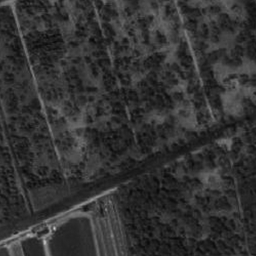
#> input picture data/opt1.png, 256 x 256 px, found by its file name
$ python showsift.py
#> lines starting #> are read from the running program, lines starting #| are printed output that depends on the picture
import csvfile as csvfile
import cv2
import numpy as np
import matplotlib.pyplot as plt
import os
from os import getcwd
from sklearn.decomposition import PCA
from sklearn.preprocessing import StandardScaler
import csv

'''
SIFT特征的生成一般包括以下几个步骤：
（1） 构建尺度空间，检测极值点，获得尺度不变性。
（2） 特征点过滤并进行精确定位。
（3） 为特征点分配方向值。
（4） 生成特征描述子。
可能从关键点周围的3×3区域的强度值形成一个向量，具有旋转不变性
'''


def showimg(framesize, img_name, img):
    img = cv2.resize(img, (256 * framesize, 256 * framesize))
    cv2.imshow(img_name, img)


'''
cv2.DRAW_MATCHES_FLAGS_DEFAULT：创建输出图像矩阵，使用现存的输出图像绘制匹配对和特征点，对每一个关键点只绘制中间点
cv2.DRAW_MATCHES_FLAGS_DRAW_OVER_OUTIMG：不创建输出图像矩阵，而是在输出图像上绘制匹配对
cv2.DRAW_MATCHES_FLAGS_DRAW_RICH_KEYPOINTS：对每一个特征点绘制带大小和方向的关键点图形
cv2.DRAW_MATCHES_FLAGS_NOT_DRAW_SINGLE_POINTS：单点的特征点不被绘制
'''


def writekp(keypoints, kp_name):
    '''
    功能：将关键点信息写入csv文件中
    :param keypoints: 关键点
    :param kp_name: csv文件名
    pt:坐标信息
    size:点领域大小（直径大小）
    angle:特征点方向
    response:特征点响应程度指数(越大，关键点越好），解释为该特征实际存在的概率
    octave:特征点所在的金字塔组（从哪一层得到的数据）
    class_id:类型（可以进行分类，默认为-1）
    '''
    with open(kp_name, 'w') as csvfile:
        writer = csv.writer(csvfile)
        writer.writerow(['num', 'type', 'position', 'size', 'angle', 'response', 'octave', 'class_id'])
        writer.writerow(['example = ', str(keypoints[1])])
        for i in range(0, len(keypoints)):
            writer.writerow([str(i),
                             str(type(keypoints[i])),
                             str(keypoints[i].pt),
                             str(keypoints[i].size),
                             str(keypoints[i].angle),
                             str(keypoints[i].response),
                             str(unpackOctave(keypoints[i])),
                             str(keypoints[i].class_id)])
    print('keypoints.csv is updated')

# [48 lines left out: function writedt, not called in this run]
    # [4 lines of commented-out code are left out]


'''
SIFT(输入图片路径， SIFT特征数量， 显示边框大小256*framesize， 颜色012）
cv2.SIFT_create(参数min_hessian 阈值)
值=特征点个数
detectAndCompute方法主要执行两项操作：特征检测和描述符计算。该操作的返回值是一个元组，包含一个关键点列表和另一个关键点的描述符列表。
detectAndCompute详情：https://blog.csdn.net/xdEddy/article/details/78206459?spm=1001.2101.3001.6650.4&utm_medium=distribute.pc_relevant.none-task-blog-2%7Edefault%7ECTRLIST%7ERate-4-78206459-blog-107850859.235%5Ev28%5Epc_relevant_default&depth_1-utm_source=distribute.pc_relevant.none-task-blog-2%7Edefault%7ECTRLIST%7ERate-4-78206459-blog-107850859.235%5Ev28%5Epc_relevant_default&utm_relevant_index=9
定义了一个指针，这个指针由一个静态全局数组生成bit_pattern_31_，直接使用随机的pattern来算描述子，makeRandomPattern用了一个固定的随机数种子，肯定能得到相同的pattern。
如果wta_k为2，那直接就用bit_pattern_31_里的数据来取pattern。否则调用initializeOrbPattern在bit_pattern_31_里随机取点来组成pattern
其中根据keypoints[j]的angel算了个cos即a和sinb以备后用。显然，算的描述子是要支持旋转的。
到这里也就能看出pattern里到底存的啥了，其实就是一堆坐标。用的时候把坐标旋转到灰度质心法给出的角上以实现旋转不变性的描述子特性。
wta_k=2的情况。算法是8对8对的比较大小的。for循环里每次比较8对，形成一个字节的描述子，这样运行dsize=32次就形成了终极目标：256位的描述子。
8对点即16个点，也就是在pattern上取16个点。
'''
def unpackOctave(keypoint):
    """Compute octave, layer, and scale from a keypoint
    """
    octave = keypoint.octave & 255
    layer = (keypoint.octave >> 8) & 255
    if octave >= 128:
        octave = -128 | octave
    # scale = 1 / float32(1 << octave) if octave >= 0 else float32(1 << -octave)
    # return octave
    return layer
#
def SIFT(path, sift_number, framesize, c):
#> called with path = './interference/grayimg.png', sift_number = 200, framesize = 3, c = 1
    img = cv2.imread(r'./opt1.png')
#> img is the input picture: shape (256, 256, 3); min 8, max 199, mean 51.4
    img = cv2.resize(img, (256 * framesize, 256 * framesize))
#> img: shape (768, 768, 3)
    # gray = cv2.cvtColor(img, cv2.COLOR_RGB2GRAY)
    sift = cv2.SIFT_create(
        nfeatures=0,
        nOctaveLayers=5,
        contrastThreshold=0.03,  # 去除对比度低的点  DOG空间极值检测
        edgeThreshold=10,  # 去除不稳定的边缘响应点
        sigma=1.6
    )
    kp_second = []
    keypoints, descriptor = sift.detectAndCompute(img, None)
#> keypoints = 1107 keypoints; strongest (x, y, size): (135, 728, 9.6), (256, 625, 13.7), (90, 706, 12.3), (138, 693, 11.2)
    for i in range(0, len(keypoints)):
        if unpackOctave(keypoints[i]) != 5:
            kp_second.append(keypoints[i])
#> this loop made 1107 passes
#> (octave in unpackOctave, layer in unpackOctave) on passes 1 to 3: (0, 5), (0, 5), (0, 4)
#> after the loop, kp_second = 850 keypoints; strongest (x, y, size): (135, 728, 9.6), (138, 693, 11.2), (274, 600, 10.5), (100, 694, 8.1)
            # del keypoints[i]
            # keypoints.del(keypoints[i])
    print(kp_second)
#> (printed output is left out)
    print(len(keypoints))
    print(len(kp_second))


    # [4 lines of commented-out code are left out]
    out_img = cv2.drawKeypoints(img, tuple(kp_second), cv2.DRAW_MATCHES_FLAGS_DRAW_RICH_KEYPOINTS, color[c], 4)
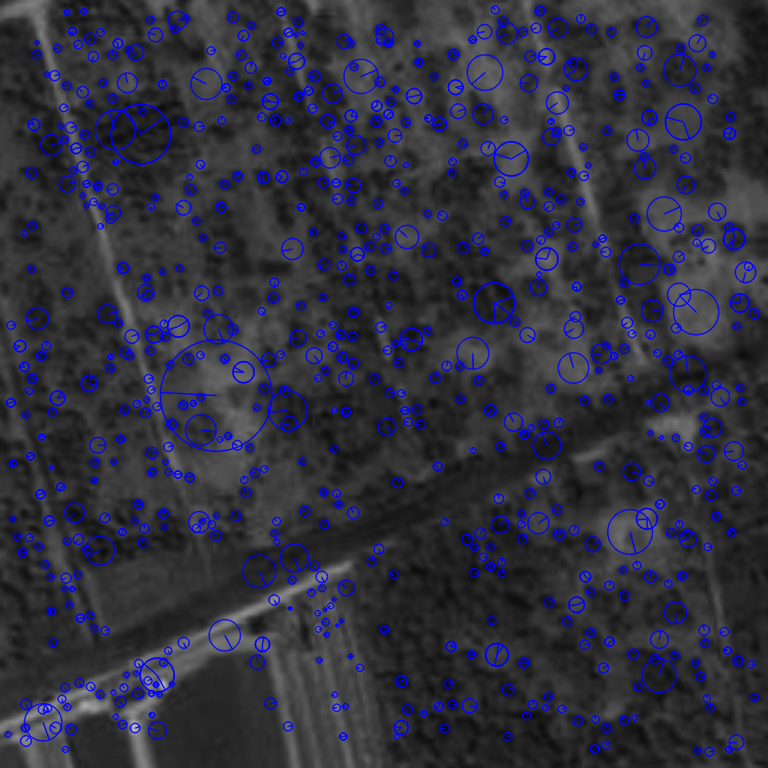
#> out_img: shape (768, 768, 3); mean B, G, R 63.6, 48, 48
    # writekp(tuple(kp_second), kp_name)
    # out_img = cv2.drawKeypoints(img, keypoints, cv2.DRAW_MATCHES_FLAGS_DRAW_RICH_KEYPOINTS, color[c], 4)
    writekp(keypoints, kp_name)
#> the loop in writekp, `for i in range(0, len(keypoints)):` made 1107 passes
    # writedt(descriptor, dt_name_before, dt_name_pca)
    showimg(3, "SIFT", out_img)


if __name__ == '__main__':
    img_path = r'./interference/grayimg.png'
    kp_name = 'keypoints.csv'
    dt_name_before = 'descriptor_beforepca.csv'
    dt_name_pca = 'descriptor_afterpca.csv'
    dt_name_components = 'descriptor_components.csv'
    color = [(51, 163, 236), (255, 0, 0), (255, 192, 203)]  # 0-orange ; 1-blue; 2-purple
    SIFT(img_path, 200, 3, 1)
    cv2.waitKey(0)
    cv2.destroyAllWindows()

$ run again, with data/sar1.png copied over data/opt1.png
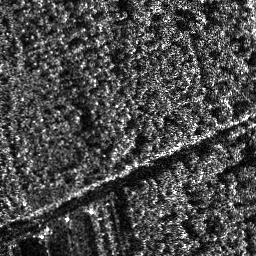
#> input picture data/sar1.png, 256 x 256 px, found by its file name
#> in SIFT, img is the input picture: shape (256, 256, 3); min 0, max 255, mean 72.9
#> in SIFT, `img = cv2.resize(img, (256 * framesize, 256 * framesize))`:
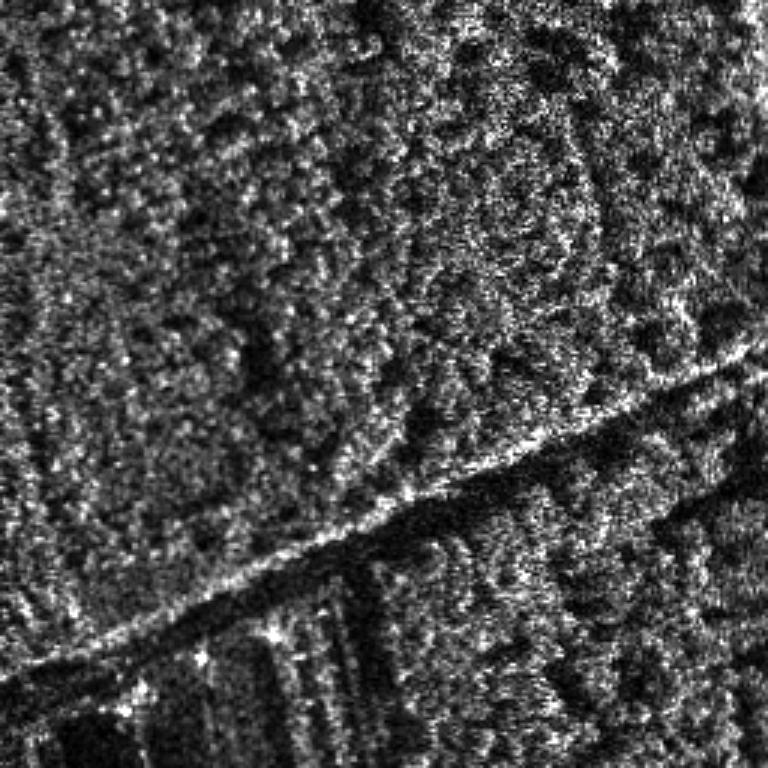
#> img: shape (768, 768, 3); min 0, max 255, mean 72.9
#> keypoints = 12493 keypoints; strongest (x, y, size): (726, 219, 4.4), (201, 658, 9.5), (351, 319, 6.4), (597, 230, 5.9)
#> the loop in SIFT, `for i in range(0, len(keypoints)):` made 12493 passes
#> (octave in unpackOctave, layer in unpackOctave) on passes 1 to 3: (-1, 5), (-1, 5), (-1, 2)
#> after the loop in SIFT, `for i in range(0, len(keypoints)):`: kp_second = 10759 keypoints; strongest (x, y, size): (726, 219, 4.4), (201, 658, 9.5), (597, 230, 5.9), (126, 360, 5.7)
#> (printed output is left out)
#> in SIFT, `out_img = cv2.drawKeypoints(img, tuple(kp_second), cv2.DRAW_MATCHES_FL..`:
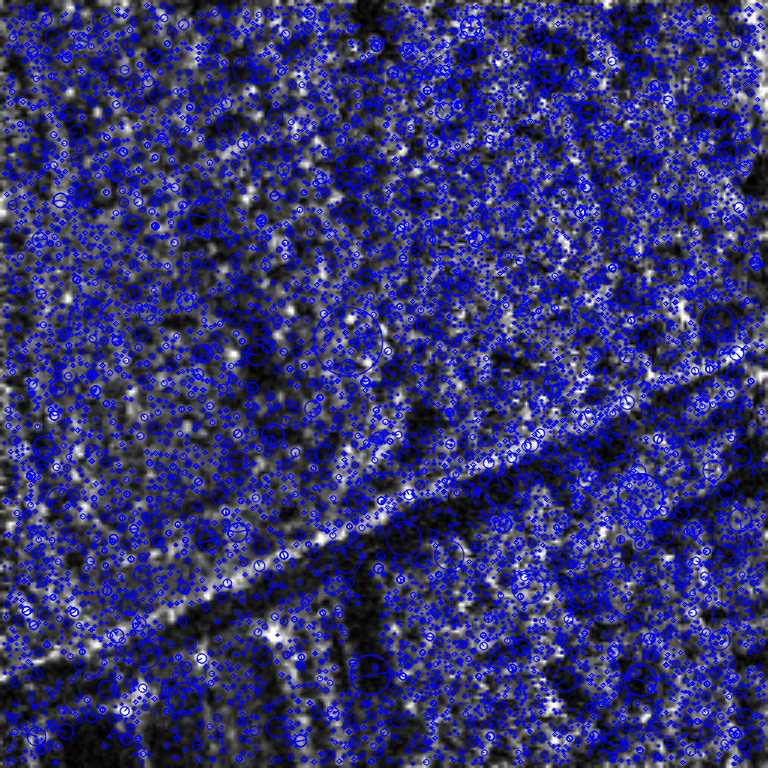
#> out_img: shape (768, 768, 3); mean B, G, R 115.4, 53.5, 53.5
#> the loop in writekp, `for i in range(0, len(keypoints)):` made 12493 passes
